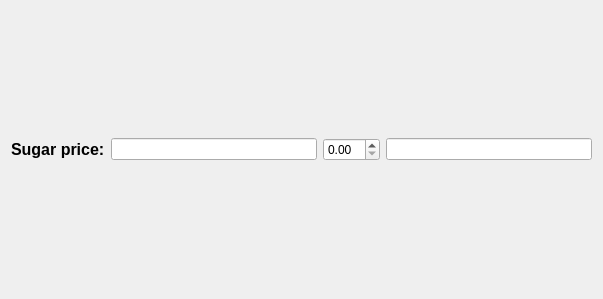
<?xml version="1.0" encoding="UTF-8"?>
<ui version="4.0">
 <class>Form</class>
 <widget class="QWidget" name="Form">
  <property name="geometry">
   <rect>
    <x>0</x>
    <y>0</y>
    <width>603</width>
    <height>299</height>
   </rect>
  </property>
  <property name="windowTitle">
   <string>Form</string>
  </property>
  <layout class="QHBoxLayout" name="horizontalLayout_2">
   <item>
    <layout class="QHBoxLayout" name="horizontalLayout">
     <item>
      <widget class="QLabel" name="label">
       <property name="font">
        <font>
         <pointsize>12</pointsize>
         <weight>75</weight>
         <bold>true</bold>
        </font>
       </property>
       <property name="text">
        <string>Sugar price:</string>
       </property>
      </widget>
     </item>
     <item>
      <widget class="QLineEdit" name="lineEdit_price">
       <property name="styleSheet">
        <string notr="true">font: 12pt &quot;MS Shell Dlg 2&quot;;</string>
       </property>
      </widget>
     </item>
     <item>
      <widget class="QDoubleSpinBox" name="doubleSpinBox"/>
     </item>
     <item>
      <widget class="QLineEdit" name="lineEdit_result">
       <property name="styleSheet">
        <string notr="true">font: 12pt &quot;MS Shell Dlg 2&quot;;</string>
       </property>
      </widget>
     </item>
    </layout>
   </item>
  </layout>
 </widget>
 <resources/>
 <connections/>
</ui>
